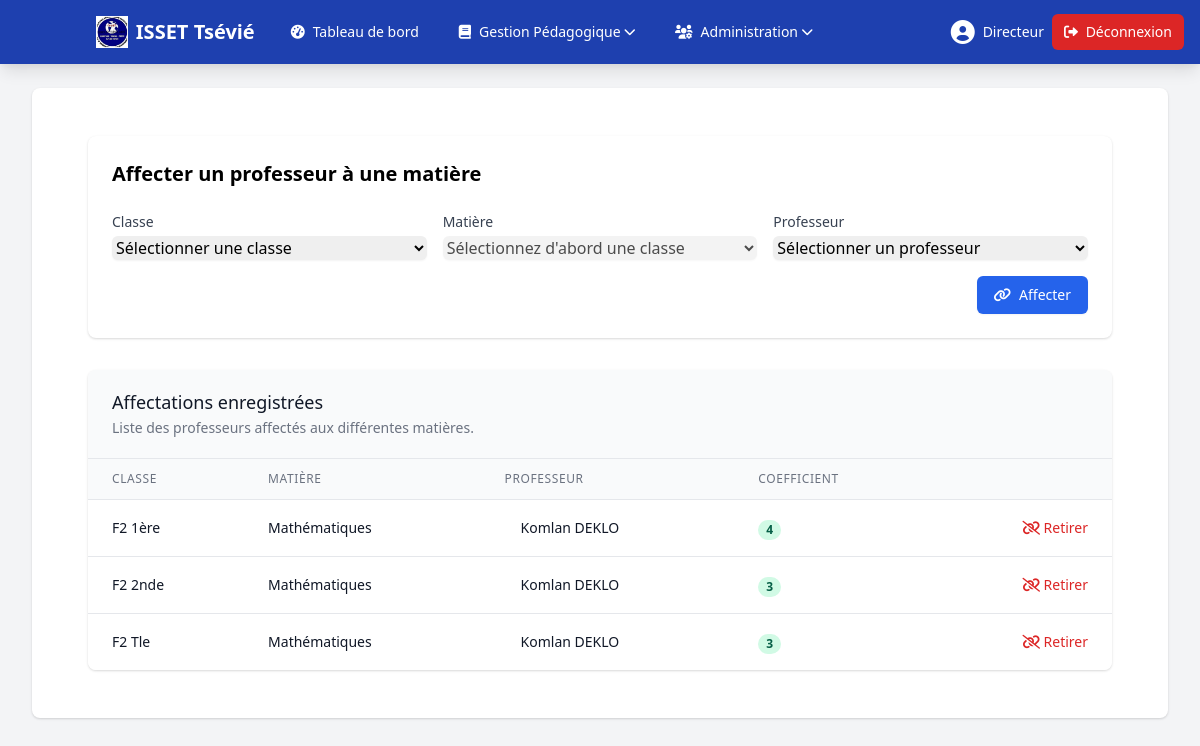
The app's page /directeur/affectations.php (signed in) with its own data.
### tables this page shows
CREATE TABLE IF NOT EXISTS `enseignements` (
  `id` int NOT NULL AUTO_INCREMENT,
  `professeur_id` int DEFAULT NULL,
  `matiere_id` int NOT NULL,
  `created_at` timestamp NULL DEFAULT CURRENT_TIMESTAMP,
  `updated_at` timestamp NULL DEFAULT CURRENT_TIMESTAMP ON UPDATE CURRENT_TIMESTAMP,
  PRIMARY KEY (`id`),
  UNIQUE KEY `unique_affectation` (`professeur_id`,`matiere_id`),
  KEY `fk_enseignements_matiere` (`matiere_id`)
);

CREATE TABLE IF NOT EXISTS `classes` (
  `id` int NOT NULL AUTO_INCREMENT,
  `nom` varchar(50) DEFAULT NULL,
  `niveau` varchar(50) DEFAULT NULL,
  PRIMARY KEY (`id`)
);

CREATE TABLE IF NOT EXISTS `matieres` (
  `id` int NOT NULL AUTO_INCREMENT,
  `nom` varchar(100) DEFAULT NULL,
  `classe_id` int NOT NULL,
  `coefficient` int NOT NULL DEFAULT '1',
  PRIMARY KEY (`id`),
  KEY `classe_id` (`classe_id`)
);

CREATE TABLE IF NOT EXISTS `utilisateurs` (
  `id` int NOT NULL AUTO_INCREMENT,
  `nom` varchar(100) DEFAULT NULL,
  `prenom` varchar(100) DEFAULT NULL,
  `email` varchar(150) DEFAULT NULL,
  `username` varchar(50) DEFAULT NULL,
  `password` varchar(255) DEFAULT NULL,
  `role` enum('directeur','secretaire','professeur') DEFAULT NULL,
  `statut` enum('actif','inactif') DEFAULT 'actif',
  `first_login` tinyint(1) DEFAULT '1',
  `date_creation` datetime DEFAULT CURRENT_TIMESTAMP,
  PRIMARY KEY (`id`),
  UNIQUE KEY `email` (`email`),
  UNIQUE KEY `username` (`username`)
);

### includes/auth.php (called while the page is built, shortened)
<?php
class Auth {
    public function getUserName() {
        return $_SESSION['user_name'] ?? '';
    }
}

### directeur/affectations.php (the view, shortened to what this page needs)
<?php
include 'includes/header.php';
$query = "SELECT e.*, u.nom as prof_nom, u.prenom as prof_prenom,
                 m.nom as matiere_nom, m.coefficient,
                 c.nom as classe_nom, c.niveau as classe_niveau
          FROM enseignements e
          JOIN utilisateurs u ON e.professeur_id = u.id
          JOIN matieres m ON e.matiere_id = m.id
          JOIN classes c ON m.classe_id = c.id
          ORDER BY c.niveau, c.nom, m.nom";
$affectations = $db->query($query)->fetchAll(PDO::FETCH_ASSOC);
?>
<div class="bg-white p-6 rounded-lg shadow mb-8">
    <div class="flex justify-between items-center mb-6">
        <h2 class="text-xl font-semibold">Affecter un professeur à une matière</h2>
    </div>
    <form id="affectationForm" class="space-y-4">
        <div class="grid grid-cols-1 md:grid-cols-3 gap-4">
            <div>
                <label for="classe_id" class="block text-sm font-medium text-gray-700">Classe</label>
                <select id="classe_id" name="classe_id" required
                        class="mt-1 block w-full rounded-md border-gray-300 shadow-sm focus:border-blue-500 focus:ring-blue-500">
                    <option value="">Sélectionner une classe</option>
                </select>
            </div>
            <div>
                <label for="matiere_id" class="block text-sm font-medium text-gray-700">Matière</label>
                <select id="matiere_id" name="matiere_id" required disabled
                        class="mt-1 block w-full rounded-md border-gray-300 shadow-sm focus:border-blue-500 focus:ring-blue-500">
                    <option value="">Sélectionnez d'abord une classe</option>
                </select>
            </div>
            <div>
                <label for="professeur_id" class="block text-sm font-medium text-gray-700">Professeur</label>
                <select id="professeur_id" name="professeur_id" required
                        class="mt-1 block w-full rounded-md border-gray-300 shadow-sm focus:border-blue-500 focus:ring-blue-500">
                    <option value="">Sélectionner un professeur</option>
                </select>
            </div>
        </div>
        <div class="flex justify-end">
            <button type="submit"
                    class="inline-flex items-center px-4 py-2 border border-transparent text-sm font-medium rounded-md shadow-sm text-white bg-blue-600 hover:bg-blue-700 focus:outline-none focus:ring-2 focus:ring-offset-2 focus:ring-blue-500">
                <i class="fas fa-link mr-2"></i> Affecter
            </button>
        </div>
    </form>
</div>
<div class="bg-white shadow overflow-hidden sm:rounded-lg">
    <div class="px-4 py-5 sm:px-6 bg-gray-50">
        <h3 class="text-lg font-medium leading-6 text-gray-900">Affectations enregistrées</h3>
        <p class="mt-1 max-w-2xl text-sm text-gray-500">Liste des professeurs affectés aux différentes matières.</p>
    </div>
    <div class="border-t border-gray-200">
        <div class="overflow-x-auto">
            <table class="min-w-full divide-y divide-gray-200">
                <thead class="bg-gray-50">
                    <tr>
                        <th scope="col" class="px-6 py-3 text-left text-xs font-medium text-gray-500 uppercase tracking-wider">Classe</th>
                        <th scope="col" class="px-6 py-3 text-left text-xs font-medium text-gray-500 uppercase tracking-wider">Matière</th>
                        <th scope="col" class="px-6 py-3 text-left text-xs font-medium text-gray-500 uppercase tracking-wider">Professeur</th>
                        <th scope="col" class="px-6 py-3 text-left text-xs font-medium text-gray-500 uppercase tracking-wider">Coefficient</th>
                        <th scope="col" class="relative px-6 py-3">
                        </th>
                    </tr>
                </thead>
                <tbody class="bg-white divide-y divide-gray-200">
                    <?php if (empty($affectations)): ?>
                        <tr>
                            <td colspan="5" class="px-6 py-4 whitespace-nowrap text-sm text-gray-500 text-center">
                                Aucune affectation n'a été enregistrée pour le moment.
                            </td>
                        </tr>
                    <?php else: ?>
                        <?php foreach ($affectations as $affectation): ?>
                            <tr>
                                <td class="px-6 py-4 whitespace-nowrap">
                                    <div class="text-sm font-medium text-gray-900">
                                        <?php echo htmlspecialchars($affectation['classe_niveau'] . ' ' . $affectation['classe_nom']); ?>
                                    </div>
                                </td>
                                <td class="px-6 py-4 whitespace-nowrap">
                                    <div class="text-sm text-gray-900">
                                        <?php echo htmlspecialchars($affectation['matiere_nom']); ?>
                                    </div>
                                </td>
                                <td class="px-6 py-4 whitespace-nowrap">
                                    <div class="flex items-center">
                                        <div class="ml-4">
                                            <div class="text-sm font-medium text-gray-900">
                                                <?php echo htmlspecialchars($affectation['prof_prenom'] . ' ' . $affectation['prof_nom']); ?>
                                            </div>
                                        </div>
                                    </div>
                                </td>
                                <td class="px-6 py-4 whitespace-nowrap">
                                    <span class="px-2 inline-flex text-xs leading-5 font-semibold rounded-full bg-green-100 text-green-800">
                                        <?php echo $affectation['coefficient']; ?>
                                    </span>
                                </td>
                                <td class="px-6 py-4 whitespace-nowrap text-right text-sm font-medium">
                                    <button class="text-red-600 hover:text-red-900"
                                            onclick="deleteAffectation(<?php echo $affectation['id']; ?>, '<?php echo htmlspecialchars(addslashes($affectation['prof_prenom'] . ' ' . $affectation['prof_nom'] . ' - ' . $affectation['matiere_nom'])); ?>')">
                                        <i class="fas fa-unlink"></i> Retirer
                                    </button>
                                </td>
                            </tr>
                        <?php endforeach; ?>
                    <?php endif; ?>
                </tbody>
            </table>
        </div>
    </div>
</div>
<?php include 'includes/footer.php'; ?>

### directeur/includes/header.php (shortened to what this page needs)
<?php
require_once __DIR__ . '/../../includes/auth.php';
$auth = new Auth($db);
$user_name = $auth->getUserName();
$base_url = '/isset';
$directeur_url = $base_url . '/directeur';
?>
<!DOCTYPE html>
<html lang="fr">
<head>
    <link href="https://cdn.jsdelivr.net/npm/tailwindcss@2.2.19/dist/tailwind.min.css" rel="stylesheet">
    <link rel="stylesheet" href="https://cdnjs.cloudflare.com/ajax/libs/font-awesome/6.0.0/css/all.min.css">
</head>
<body class="bg-gray-100">
    <nav class="bg-blue-800 text-white shadow-lg">
        <div class="max-w-7xl mx-auto px-4">
            <div class="flex justify-between h-16">
                <div class="flex items-center">
                    <div class="flex-shrink-0 flex items-center">
                        <img src="<?php echo $directeur_url; ?>../../images/logo.jpeg" alt="Logo" class="h-8 w-auto ml-20 mr-2">
                        <span class="text-xl font-bold">ISSET Tsévié</span>
                    </div>
                    <div class="hidden md:ml-6 md:flex md:space-x-4">
                        <a href="<?php echo $directeur_url; ?>/index.php" class="px-3 py-2 rounded-md text-sm font-medium <?php echo basename($_SERVER['PHP_SELF']) == 'index.php' ? 'bg-blue-900' : 'hover:bg-blue-700'; ?> flex items-center">
                            <i class="fas fa-tachometer-alt mr-2"></i>
                            Tableau de bord
                        </a>
                        <div class="relative group">
                            <button class="px-3 py-2 rounded-md text-sm font-medium hover:bg-blue-700 flex items-center">
                                <i class="fas fa-book mr-2"></i>
                                Gestion Pédagogique
                                <i class="fas fa-chevron-down ml-1 text-xs"></i>
                            </button>
                        </div>
                        <div class="relative group">
                            <button class="px-3 py-2 rounded-md text-sm font-medium hover:bg-blue-700 flex items-center">
                                <i class="fas fa-users-cog mr-2"></i>
                                Administration
                                <i class="fas fa-chevron-down ml-1 text-xs"></i>
                            </button>
                        </div>
                    </div>
                </div>
                <div class="flex items-center">
                    <div class="hidden md:ml-4 md:flex-shrink-0 md:flex md:items-center">
                        <div class="relative">
                            <div class="flex items-center text-sm rounded-full text-white focus:outline-none">
                                <i class="fas fa-user-circle text-2xl mr-2"></i>
                                <span class="mr-2"><?php echo htmlspecialchars($user_name ?? 'Directeur'); ?></span>
                                <a href="<?php echo $base_url; ?>/logout.php" class="text-white hover:text-gray-200 px-3 py-2 rounded-md text-sm font-medium bg-red-600 hover:bg-red-700">
                                    <i class="fas fa-sign-out-alt mr-1"></i>
                                    Déconnexion
                                </a>
                            </div>
                        </div>
                    </div>
                </div>
            </div>
        </div>
    </nav>
    <div class="max-w-7xl mx-auto px-4 sm:px-6 lg:px-8 py-6">
        <div class="bg-white shadow rounded-lg p-6">
            <main class="max-w-7xl mx-auto py-6 sm:px-6 lg:px-8">

### directeur/includes/footer.php (shortened to what this page needs)
            </main>
        </div>
    </div>
</body>
</html>

### records on screen
enseignements: classes.niveau+nom "F2 1ère", matiere.nom "Mathématiques", utilisateurs.prenom+nom "Komlan DEKLO", matiere.coefficient "4"
enseignements: classes.niveau+nom "F2 2nde", matiere.nom "Mathématiques", utilisateurs.prenom+nom "Komlan DEKLO", matiere.coefficient "3"
enseignements: classes.niveau+nom "F2 Tle", matiere.nom "Mathématiques", utilisateurs.prenom+nom "Komlan DEKLO", matiere.coefficient "3"

### other values on screen
$user_name "Directeur"
